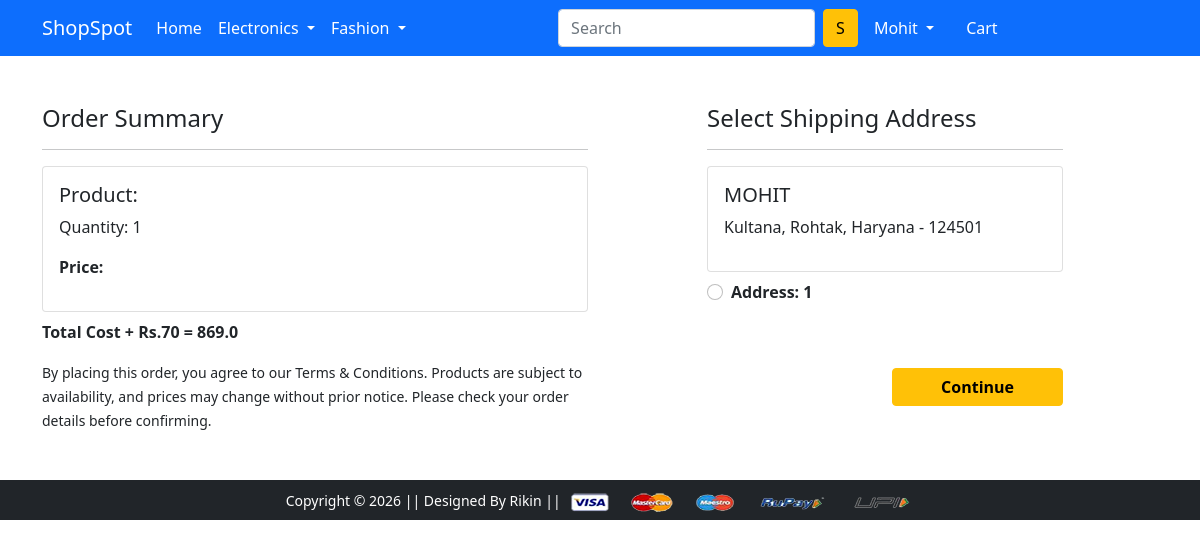
Page /checkout/ (signed in) on the committed database.
### app/models.py (models this page shows, shortened)
class cart(models.Model):
    user = models.ForeignKey(User, on_delete=models.CASCADE)
    product = models.ForeignKey(Product, on_delete=models.CASCADE)
    quantity = models.PositiveIntegerField(default=1)

class customer(models.Model):
    user = models.ForeignKey(User , on_delete=models.CASCADE)
    name = models.CharField(max_length=200)
    locality = models.CharField(max_length=200)
    city = models.CharField(max_length=300)
    zip_code = models.IntegerField()
    state = models.CharField(choices=STATE_CHOICE, max_length=70 )

### app/views.py (the view)
# urls.py: path('checkout/', views.checkout, name='checkout'),
def checkout(request):
    user = request.user
    add = customer.objects.filter(user=user)
    cart_items = cart.objects.filter(user=user)
    amount = 0.0
    shipping_amount = 70.0
    totalamount = 0.0
    cart_product = [p for p in cart.objects.all() if p.user == request.user]
    if cart_product:
        for p in cart_product:
            tempamount = p.quantity * p.product.selling_price
            amount += tempamount
        totalamount = amount + shipping_amount
    return render(request, 'app/checkout.html', {
        'add': add,
        'totalamount': totalamount,
        'cart_items': cart_items,
    })

### app/templates/app/checkout.html (shortened to what this page needs)
{% extends 'app/base.html' %}
{% load static %}
{% block main-content %}
<div class="container">
    <div class="row mt-5">
        <div class="col-sm-6">
            <h4>Order Summary</h4>
            <hr>
            {% for item in cart_items %}
            <div class="card mb-2">
                <div class="card-body">
                    <h5>Product: {{ item.product.title }}</h5>
                    <p>Quantity: {{ item.quantity }}</p>
                    <p class="fw-bold">Price: {{ item.totalamount }}</p>
                </div>
            </div>
            {% endfor %}
            <p class="fw-bold">Total Cost + Rs.70 = {{totalamount}}</p>
            <small>
                By placing this order, you agree to our Terms &amp; Conditions.
                Products are subject to availability, and prices may change without prior notice.
                Please check your order details before confirming.
            </small>
        </div>
        <div class="col-sm-4 offset-sm-1">
            <h4>Select Shipping Address</h4>
            <hr>
            <form action="" method="post">
                {% for ad in add %}
                <div class="card">
                    <div class="card-body">
                        <h5>{{ ad.name }}</h5>
                        <p>
                            {{ ad.locality }}, {{ ad.city }},
                            {{ ad.state }} - {{ ad.zip_code }}
                        </p>
                    </div>
                </div>
                <div class="form-check mt-2 mb-5">
                    <input class="form-check-input"
                           type="radio"
                           name="custid"
                           id="custadd{{ forloop.counter }}"
                           value="{{ ad.id }}"
                           required>
                    <label class="form-check-label fw-bold" for="custadd{{ forloop.counter }}">
                        Address: {{ forloop.counter }}
                    </label>
                </div>
                {% endfor %}
                <div class="text-end">
                    <button type="submit" class="btn btn-warning mt-3 px-5 fw-bold">
                        Continue
                    </button>
                </div>
            </form>
        </div>
    </div>
</div>
{% endblock main-content %}

### app/templates/app/base.html (shortened to what this page needs)
<!doctype html>
{% load static %}
<html lang="en">
  <head>
    <link href="https://cdn.jsdelivr.net/npm/bootstrap@5.0.0-beta1/dist/css/bootstrap.min.css" rel="stylesheet">
    <link rel="stylesheet" href="{% static 'app/css/owl.carousel.min.css' %}">
    <link rel="stylesheet" href="{% static 'app/css/all.min.css' %}">
    <link rel="stylesheet" href="{% static 'app/css/style.css' %}">
  </head>
  <body>
    <nav class="navbar navbar-expand-lg navbar-dark bg-primary">
     <div class="container">
       <a class="navbar-brand" href="/">ShopSpot</a>
       <div class="collapse navbar-collapse" id="navbarSupportedContent">
         <ul class="navbar-nav me-auto mb-2 mb-lg-0">
           <li class="nav-item">
             <a class="nav-link active" aria-current="page" href="/">Home</a>
           </li>
           <li class="nav-item dropdown">
             <a class="nav-link dropdown-toggle text-white" href="#" id="electronicsDropdown" role="button" data-bs-toggle="dropdown" aria-expanded="false">
               Electronics
             </a>
           </li>
           <li class="nav-item dropdown">
             <a class="nav-link dropdown-toggle text-white" href="#" id="fashionDropdown" role="button" data-bs-toggle="dropdown" aria-expanded="false">
               Fashion
             </a>
           </li>
         </ul>
         <form class="d-flex">
           <input class="form-control me-2" type="search" placeholder="Search" aria-label="Search">
           <button class="btn btn-warning" type="submit">S</button>
         </form>
<ul class="navbar-nav me-auto mb-2 mb-lg-0">
    {% if request.user.is_authenticated %}
        <li class="nav-item dropdown mx-2">
            <a class="nav-link dropdown-toggle text-white"
               href="#"
               id="profileDropdown"
               role="button"
               data-bs-toggle="dropdown"
               aria-expanded="false">
               <span class="text-capitalize">{{request.user}}</span>            </a>
        </li>
        <li class="nav-item mx-2">
            <a href="{% url 'showcart' %}" class="nav-link text-white">
                 Cart
            </a>
        </li>
    {% endif %}
</ul>
       </div>
     </div>
    </nav>
    {% block main-content %} {% endblock main-content %}
    <footer class="container-fluid bg-dark text-center p-2 mt-5">
        <small class="text-white">Copyright &copy; 2026 || Designed By Rikin || </small>
        <img src="{% static 'app/images/payment.png' %}" alt="" srcset="" class="img-fluid" height="2px">
    </footer>
  </body>
</html>

### rows in the picture
cart: quantity "1"
customer: name "MOHIT", locality "Kultana", city "Rohtak", state "Haryana", zip_code "124501"

### other values in the picture
{{ request.user }} "Mohit"
{{ totalamount }} "869.0"
